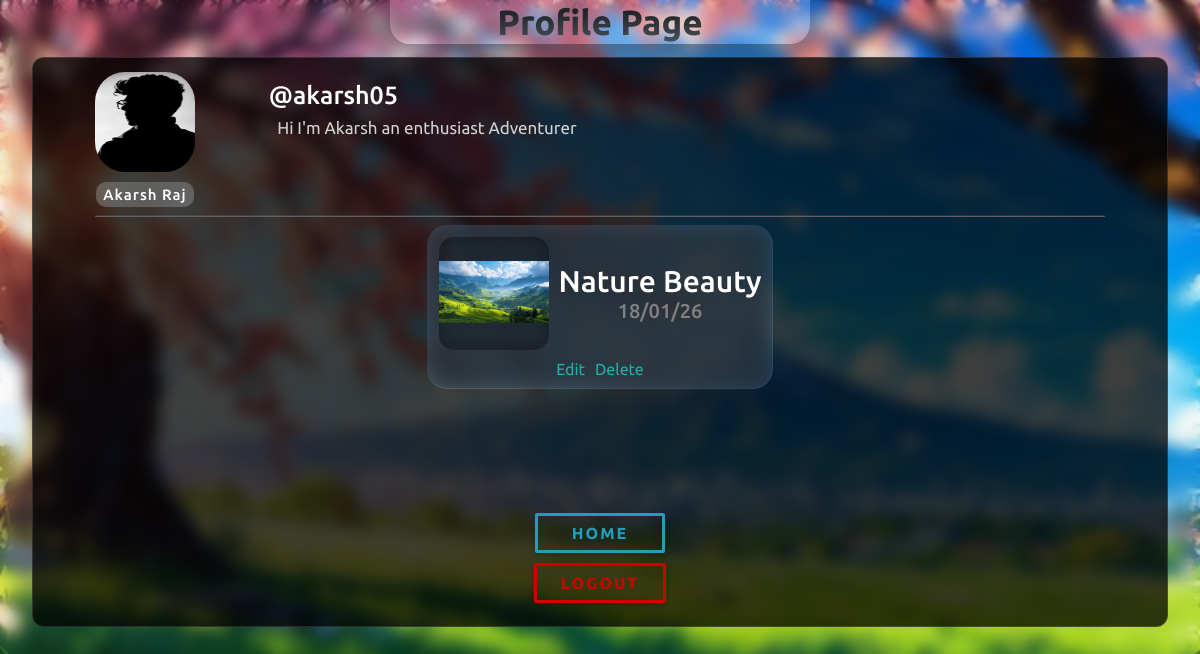
The app's page /auth/profile/akarsh05/ (signed in) with its own data.
### app/Authentication/models.py (models this page shows, shortened)
class Profile(models.Model):
    user = models.OneToOneField(User, on_delete = models.CASCADE)
    profile_pic = models.ImageField(upload_to = 'profile_pic')
    bio = models.TextField(max_length = 500)

### app/crudpost/models.py (models this page shows, shortened)
class Post(models.Model):
    title = models.CharField(max_length = 200)
    author = models.ForeignKey(User, on_delete = models.CASCADE, related_name = 'user_posts')
    image = models.ImageField(upload_to = 'post_images/')
    location = models.CharField(max_length = 200, blank = True, null = True, help_text = '[city name], [country name]')
    description = models.TextField()
    created_at = models.DateTimeField(default = timezone.now)

### app/Authentication/views.py (the view)
# urls.py: path('profile/<str:username>/', views.ProfileView, name = 'Profile'),
@login_required
def ProfileView(request, username):
    user_to_view = get_object_or_404(User, username = username)
    user_posts = Post.objects.filter(author = user_to_view).order_by('-created_at')
    context = {
        'user_profile': user_to_view,
        'posts': user_posts,
    }
    return render(request, 'Authentication/profile.html', context)

### templates/Authentication/profile.html (shortened to what this page needs)
{% extends 'base.html' %}
{% load static %}
{% block links %}
  <link rel="stylesheet" href="{% static 'Authentication/Profile/header.css' %}" />
  <link rel="stylesheet" href="{% static 'Authentication/Profile/main.css' %}" />
{% endblock %}
{% block content %}
  <header>
    <nav class="navbar">
      <span><p>Profile Page</p></span>
    </nav>
  </header>
  <main>
    <section class="container">
      <article class="details">
        <div class="profile-name">
          <figure>
            {% if user_profile.profile.profile_pic %}
              <img src="{{ user_profile.profile.profile_pic.url }}" alt="" />
            {% else %}
              <img src="{% static 'Authentication/Profile/imgs/profile.png' %}" alt="" />
            {% endif %}
          </figure>
          <span>{{ user_profile.first_name }} {{ user_profile.last_name }}</span>
        </div>
        <div class="username-bio">
          <p class="username">@{{ user_profile.username }}</p>
          <p class="Bio">{{ user_profile.profile.bio }}</p>
        </div>
      </article>
      <article class="posts">
        <figure class="post-image">
        </figure>
        <div class="content">
          {% for post in posts %}
            <div class="post">
              <div class="fig-details">
                <figure>
                  <img src="{{ post.image.url }}" alt="" />
                </figure>
                <div class="heading-date">
                  <h2><a href="{% url 'post-detail' post.pk %}">{{ post.title }}</a></h2>
                  <p>{{ post.created_at|date:"d/m/y" }}</p>
                </div>
              </div>
              <div class="edit-del">
                <a href="{% url 'comming-soon' %}">Edit</a>
                <a href="{% url 'post-delete' post.pk %}">Delete</a>
              </div>
            </div>
          {% endfor %}
        </div>
      </article>
      <article class="return">
        <a href="{% url 'Home' %}" class="home">Home</a>
        <a href="{% url 'Logout' %}" class="logout">Logout</a>
      </article>
    </section>
  </main>
{% endblock %}

### templates/base.html (shortened to what this page needs)
{% load static %}
<!DOCTYPE html>
<html lang="en">
<head>
    <link rel="stylesheet" href="{% static 'style.css' %}">
    {% block links %}
    {% endblock %}
</head>
<body>
    {% block content %}
    {% endblock %}
</body>
</html>

### static/style.css (style rules this page uses)
* { margin: 0; padding: 0; box-sizing: border-box; }
body { font-family: "Ubuntu", sans-serif; background: #EBF4F5; background: radial-gradient(circle, rgba(235, 244, 245, 1) 20%, rgba(181, 198, 224, 1) 80%); }

### static/Authentication/Profile/header.css (style rules this page uses)
body { font-family: "Ubuntu", sans-serif; background-image: url(imgs/bg-img6.jpg); background-repeat: no-repeat; background-size: cover; background-color: rgba(255, 255, 255, 0.1); backdrop-filter: blur(8px); -webkit-backdrop-filter: blur(8px); }
.navbar { display: flex; justify-content: center; align-items: center; }
.navbar span { display: flex; justify-content: center; align-items: center; padding: .1em 0em; width: 35vw; backdrop-filter: blur(16px) saturate(180%); -webkit-backdrop-filter: blur(16px) saturate(180%); background-color: rgba(255, 255, 255, 0.2); border-radius: 0px 0px 20px 20px; box-shadow: 0px 5px 50px 0px #495057; }
.navbar span p { font-size: 35px; font-weight: 900; background: #212529; background: linear-gradient(180deg, rgba(33, 37, 41, 1) 25%, rgba(73, 80, 87, 1) 100%); -webkit-background-clip: text; color: transparent; }

### records on screen
Post: image (picture), title "Nature Beauty", created_at "18/01/26"

### other values on screen
{{ user_profile.first_name }} "Akarsh"
{{ user_profile.last_name }} "Raj"
{{ user_profile.username }} "akarsh05"
{{ user_profile.profile.bio }} "Hi I'm Akarsh an enthusiast Adventurer"
